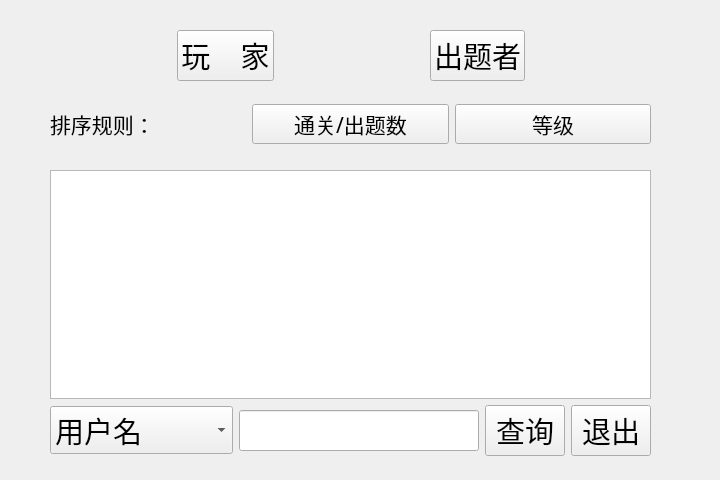
<?xml version="1.0" encoding="UTF-8"?>
<ui version="4.0">
 <class>searchPage</class>
 <widget class="QWidget" name="searchPage">
  <property name="geometry">
   <rect>
    <x>0</x>
    <y>0</y>
    <width>720</width>
    <height>480</height>
   </rect>
  </property>
  <property name="font">
   <font>
    <family>华文行楷</family>
    <pointsize>22</pointsize>
   </font>
  </property>
  <property name="windowTitle">
   <string>Form</string>
  </property>
  <widget class="QWidget" name="">
   <property name="geometry">
    <rect>
     <x>50</x>
     <y>30</y>
     <width>601</width>
     <height>426</height>
    </rect>
   </property>
   <layout class="QVBoxLayout" name="verticalLayout">
    <item>
     <layout class="QHBoxLayout" name="horizontalLayout">
      <item>
       <spacer name="horizontalSpacer_2">
        <property name="orientation">
         <enum>Qt::Horizontal</enum>
        </property>
        <property name="sizeHint" stdset="0">
         <size>
          <width>40</width>
          <height>20</height>
         </size>
        </property>
       </spacer>
      </item>
      <item>
       <widget class="QPushButton" name="playerButton">
        <property name="text">
         <string>玩    家</string>
        </property>
       </widget>
      </item>
      <item>
       <spacer name="horizontalSpacer">
        <property name="orientation">
         <enum>Qt::Horizontal</enum>
        </property>
        <property name="sizeType">
         <enum>QSizePolicy::Fixed</enum>
        </property>
        <property name="sizeHint" stdset="0">
         <size>
          <width>150</width>
          <height>20</height>
         </size>
        </property>
       </spacer>
      </item>
      <item>
       <widget class="QPushButton" name="testerbutton">
        <property name="text">
         <string>出题者</string>
        </property>
       </widget>
      </item>
      <item>
       <spacer name="horizontalSpacer_3">
        <property name="orientation">
         <enum>Qt::Horizontal</enum>
        </property>
        <property name="sizeHint" stdset="0">
         <size>
          <width>40</width>
          <height>20</height>
         </size>
        </property>
       </spacer>
      </item>
     </layout>
    </item>
    <item>
     <spacer name="verticalSpacer">
      <property name="orientation">
       <enum>Qt::Vertical</enum>
      </property>
      <property name="sizeType">
       <enum>QSizePolicy::Fixed</enum>
      </property>
      <property name="sizeHint" stdset="0">
       <size>
        <width>20</width>
        <height>17</height>
       </size>
      </property>
     </spacer>
    </item>
    <item>
     <layout class="QHBoxLayout" name="horizontalLayout_3">
      <item>
       <widget class="QLabel" name="label">
        <property name="font">
         <font>
          <family>华文行楷</family>
          <pointsize>16</pointsize>
         </font>
        </property>
        <property name="text">
         <string>排序规则：</string>
        </property>
       </widget>
      </item>
      <item>
       <widget class="QPushButton" name="numButton">
        <property name="font">
         <font>
          <family>华文行楷</family>
          <pointsize>16</pointsize>
         </font>
        </property>
        <property name="text">
         <string>通关/出题数</string>
        </property>
       </widget>
      </item>
      <item>
       <widget class="QPushButton" name="rankButton">
        <property name="font">
         <font>
          <family>华文行楷</family>
          <pointsize>16</pointsize>
         </font>
        </property>
        <property name="text">
         <string>等级</string>
        </property>
       </widget>
      </item>
     </layout>
    </item>
    <item>
     <spacer name="verticalSpacer_2">
      <property name="orientation">
       <enum>Qt::Vertical</enum>
      </property>
      <property name="sizeType">
       <enum>QSizePolicy::Fixed</enum>
      </property>
      <property name="sizeHint" stdset="0">
       <size>
        <width>20</width>
        <height>20</height>
       </size>
      </property>
     </spacer>
    </item>
    <item>
     <widget class="QTableView" name="tableView">
      <property name="font">
       <font>
        <family>Times New Roman</family>
        <pointsize>12</pointsize>
       </font>
      </property>
     </widget>
    </item>
    <item>
     <layout class="QHBoxLayout" name="horizontalLayout_2">
      <item>
       <widget class="QComboBox" name="selectCbx">
        <item>
         <property name="text">
          <string>用户名</string>
         </property>
        </item>
        <item>
         <property name="text">
          <string>等级</string>
         </property>
        </item>
        <item>
         <property name="text">
          <string>通关/出题数</string>
         </property>
        </item>
       </widget>
      </item>
      <item>
       <widget class="QLineEdit" name="infoEdit">
        <property name="font">
         <font>
          <family>Times New Roman</family>
          <pointsize>22</pointsize>
         </font>
        </property>
       </widget>
      </item>
      <item>
       <widget class="QPushButton" name="searchButton">
        <property name="text">
         <string>查询</string>
        </property>
       </widget>
      </item>
      <item>
       <widget class="QPushButton" name="exitButton">
        <property name="text">
         <string>退出</string>
        </property>
       </widget>
      </item>
     </layout>
    </item>
   </layout>
  </widget>
 </widget>
 <resources/>
 <connections/>
</ui>
